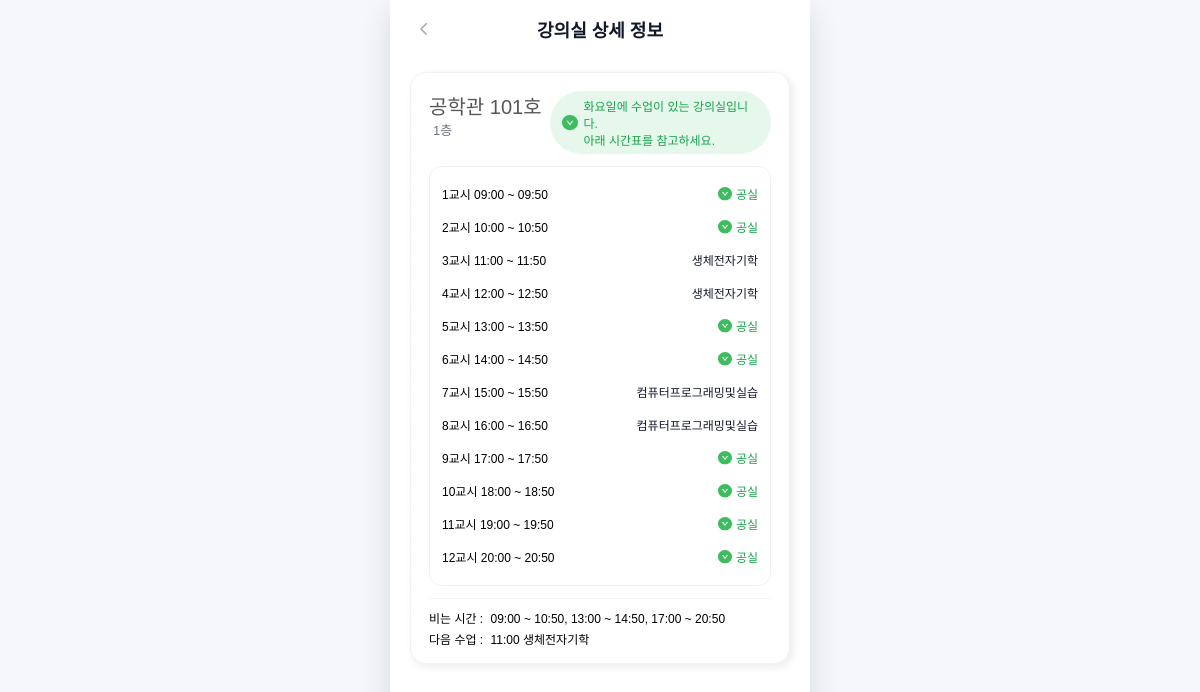
Screenshot of /detail?campus=H2&building=공학관&room=101&day=tue with the database file from the repository.
### tables this page shows
CREATE TABLE [lectures] (
   [major_code] TEXT,
   [gubun] TEXT,
   [subject] TEXT,
   [professor] TEXT,
   [time_raw] TEXT,
   [room_code] TEXT,
   [building_no] TEXT,
   [building_name] TEXT,
   [floor] INTEGER,
   [room_number] INTEGER,
   [schedules] TEXT,
   [major_name] TEXT,
   [major_name_en] TEXT,
   [campus] TEXT,
   [year] INTEGER,
   [semester] INTEGER
);

### app.py (the view, shortened to what this page needs)
@app.route("/detail")
def detail():
    campus       = (request.args.get("campus", "") or "").strip() or "H2"
    building_raw = (request.args.get("building", "") or "").strip()
    room_number  = (request.args.get("room", "") or "").strip()
    building_std = norm_building(building_raw)
    if not building_std or not room_number:
        abort(400, "building / room 파라미터가 필요합니다.")
    now = datetime.now()
    day_param = (request.args.get("day", "") or "").strip().lower()  # mon~fri
    weekday_idx = now.weekday()          # 월(0) ~ 일(6)
    weekday_map = {0: "mon", 1: "tue", 2: "wed", 3: "thu", 4: "fri"}
    if day_param in ("mon", "tue", "wed", "thu", "fri"):
        day = day_param
    else:
        day = weekday_map.get(weekday_idx, "")
    day_kr = DAY_MAP.get(day)  # "월", "화" ...
    conn        = get_db()
    cur         = conn.cursor()
    rental_conn = get_rental_db()
    rental_cur  = rental_conn.cursor()
    raw_names = {building_std}
    for original, std in BUILDING_ALIAS.items():
        if std == building_std:
            raw_names.add(original)
    placeholders = ",".join("?" for _ in raw_names)
    sql_room = f"""
        SELECT building_name, room_number, floor
        FROM lectures
        WHERE campus = ?
          AND room_number = ?
          AND building_name IN ({placeholders})
        LIMIT 1
    """
    params_room = [campus, room_number, *raw_names]
    row = cur.execute(sql_room, params_room).fetchone()
    if not row:
        conn.close()
        rental_conn.close()
        abort(404, "해당 강의실을 찾을 수 없습니다.")
    raw_bname = row["building_name"]
    floor     = row["floor"]
    bname     = norm_building(raw_bname)
    schedule_by_day = get_room_schedule(cur, campus, raw_bname, room_number)
    busy_today = schedule_by_day.get(day_kr, [])     # 예: [2,3,4,5,6]
    has_classes_today = bool(busy_today)
    if not has_classes_today:
        free_start = "09:00"
        free_end   = "18:00"
        is_free_now = True
    else:
        free_start = ""
        free_end   = ""
        is_free_now = False
    sql_lec = f"""
        SELECT subject, schedules
        FROM lectures
        WHERE campus = ?
          AND room_number = ?
          AND building_name IN ({placeholders})
    """
    rows_lec = cur.execute(sql_lec, [campus, room_number, *raw_names]).fetchall()
    lectures_today = {}  # {period(int): subject(str)}
    for r in rows_lec:
        subj = r["subject"] or ""
        s_json = r["schedules"]
        if not s_json:
            continue
        try:
            blocks = json.loads(s_json)
        except json.JSONDecodeError:
            continue
        for block in blocks:
            blk_day = block.get("day")
            periods = block.get("periods", [])
            if blk_day != day_kr:
                continue
            for p in periods:
                try:
                    p_int = int(p)
                except (TypeError, ValueError):
                    continue
                if p_int not in lectures_today:
                    lectures_today[p_int] = subj
    if not lectures_today:
        next_class_time = "오늘 수업 없음"
        next_class_name = ""
    else:
        first_p = min(lectures_today.keys())
        next_class_time = PERIOD_TIME.get(first_p, ("", ""))[0]
        next_class_name = lectures_today[first_p]
    today_str          = now.strftime("%Y-%m-%d")
    campus_rental_name = "글로벌캠퍼스" if campus == "H2" else "서울캠퍼스"
    sql_rental = """
        SELECT rental_time, is_reserved
        FROM rental_slots
        WHERE date = ?
          AND campus = ?
          AND building_name = ?
          AND classroom_id = ?
    """
    rental_rows = rental_cur.execute(
        sql_rental,
        [today_str, campus_rental_name, building_std, room_number]
    ).fetchall()
    is_rental_target = len(rental_rows) > 0
    any_reserved     = any(r["is_reserved"] for r in rental_rows)
    rental_limited = is_rental_target
    notice_text = "모든 수업이 종료된 이후에는 대여 신청이 필요한 강의실입니다." \
        if is_rental_target else ""
    if not has_classes_today:
        if is_rental_target:
            if any_reserved:
                status_text = f"{day_kr}요일 수업은 없으며,<br>대여 대상 강의실로 예약이 잡혀 있습니다."
            else:
                status_text = f"{day_kr}요일 수업은 없으며,<br>대여 대상 강의실입니다."
        else:
            status_text = f"{day_kr}요일 수업이 없는 강의실입니다."
    else:
        if is_rental_target:
            status_text = f"{day_kr}요일에 수업이 있는 대여 대상 강의실입니다.<br>아래 시간표를 참고하세요."
        else:
            status_text = f"{day_kr}요일에 수업이 있는 강의실입니다.<br>아래 시간표를 참고하세요."
    timetable = []
    for p in range(1, 13):
        start, end = PERIOD_TIME.get(p, ("", ""))
        subj = lectures_today.get(p, "")
        is_free = (p not in busy_today)
        row_data = {
            "period":  p,
            "start":   start,
            "end":     end,
            "title":   subj if not is_free else "",
            "is_free": is_free,
        }
        timetable.append(row_data)
        if not has_classes_today:
            free_time_text = "09:00 ~ 18:00"
        else:
            free_periods = [row["period"] for row in timetable if row["is_free"]]
            free_time_text = build_free_time_ranges(free_periods)
            if not free_time_text:
                free_time_text = "--"
    recommend_list = []
    sql_same_floor = f"""
        SELECT building_name, room_number, floor
        FROM lectures
        WHERE campus = ?
          AND floor = ?
          AND building_name IN ({placeholders})
        GROUP BY building_name, room_number, floor
        ORDER BY room_number
    """
    rows_same = cur.execute(sql_same_floor, [campus, floor, *raw_names]).fetchall()
    for rr in rows_same:
        rnum2 = str(rr["room_number"])
        if rnum2 == room_number:
            continue
    conn.close()
    rental_conn.close()
    room = {
        "id":              f"{bname}_{room_number}",
        "name":            f"{bname} {room_number}호",
        "floor":           f"{floor}층" if floor is not None else "",
        "rental_limited":  rental_limited,
        "status":          status_text,
        "is_free_now":     bool(is_free_now),
        "free_start":      free_start,
        "free_end":        free_end,
        "next_class_time": next_class_time,
        "next_class_name": next_class_name,
        "favorite":        False,
    }
    return render_template(
        "detail.html",
        room=room,
        timetable=timetable,
        notice_text=notice_text,
        recommendations=recommend_list,
        day=day,
        free_time_text=free_time_text,
    )

### app.py (called while the page is built)
def norm_building(name: str) -> str:
    if not name:
        return ""
    name = name.strip()
    return BUILDING_ALIAS.get(name, name)

def build_free_time_ranges(free_periods):
    if not free_periods:
        return ""
    free_periods = sorted(set(int(p) for p in free_periods))
    ranges = []
    start = free_periods[0]
    prev = start
    for p in free_periods[1:]:
        if p == prev + 1:
            prev = p
        else:
            ranges.append((start, prev))
            start = p
            prev = p
    ranges.append((start, prev))
    parts = []
    for s, e in ranges:
        st = PERIOD_TIME.get(s, ("", ""))[0]
        ed = PERIOD_TIME.get(e, ("", ""))[1]
        if st and ed:
            parts.append(f"{st} ~ {ed}")
    return ", ".join(parts)

def get_db():
    conn = sqlite3.connect("hufs_lectures.db")
    conn.row_factory = sqlite3.Row
    return conn

def get_rental_db():
    conn = sqlite3.connect("hufs_rental.db")
    conn.row_factory = sqlite3.Row
    return conn

### templates/detail.html (shortened to what this page needs)
<!doctype html>
<html lang="ko">
<head>
  <link rel="stylesheet"
        href="https://cdn.jsdelivr.net/gh/orioncactus/pretendard/dist/web/static/pretendard.css" />
  <link rel="stylesheet" href="{{ url_for('static', filename='detail.css') }}">
</head>
<body>
  <main class="app">
    <header class="top-detail">
      <button type="button" class="btn-back" onclick="history.back()">
        <img src="{{ url_for('static', filename='images/back.svg') }}"
             alt="뒤로가기" class="icon-back">
      </button>
      <h1 class="page-title">강의실 상세 정보</h1>
    </header>
    <section class="detail-content">
      <article class="room-detail-card">
        <header class="detail-header">
          <div class="detail-room-top">
            <div class="detail-room-name-line">
              <span class="detail-room-name">{{ room.name }}</span>
              {% if room.floor %}
                <span class="detail-room-floor">{{ room.floor }}</span>
              {% endif %}
            </div>
          </div>
          <div class="detail-status-pill">
            <img src="{{ url_for('static', filename='images/check.svg') }}"
                 alt=""
                 class="icon-check">
            <span>{{ room.status|safe }}</span>
          </div>
        </header>
        <section class="time-table">
          {% for row in timetable %}
          <div class="time-row {% if row.is_free %}time-row-free{% endif %}">
            <div class="time-col-left">
              {{ row.period }}교시 {{ row.start }} ~ {{ row.end }}
            </div>
            <div class="time-col-right">
              {% if row.is_free %}
                <img src="{{ url_for('static', filename='images/check.svg') }}"
                     alt=""
                     class="icon-check-small">
                <span class="text-free">공실</span>
              {% else %}
                {{ row.title }}
              {% endif %}
            </div>
          </div>
          {% endfor %}
        </section>
        <div class="detail-summary">
          <div class="summary-row">
            <span class="summary-label">비는 시간 :</span>
            <span class="summary-value">
              {{ free_time_text }}
            </span>
          </div>
          <div class="summary-row">
            <span class="summary-label">다음 수업 :</span>
            <span class="summary-value">
              {{ room.next_class_time }}
              {% if room.next_class_name %}
                {{ room.next_class_name }}
              {% endif %}
            </span>
          </div>
        </div>
      </article>
    </section>
  </main>
</body>
</html>

### static/detail.css (style rules this page uses)
:root { --brand:#145C95; --brand-dark:#003D6B; --accent:#034B95; --ink:#111827; --ink-sub:#6B7280; --line:#E5E7EB; --bg:#F5F7FA; --card:#FFFFFF; --shadow:0 12px 30px rgba(15,23,42,0.12); --room-border:rgba(2,44,87,0.06); --radius-lg: 16px; }
* { box-sizing:border-box }
html,body { height:100% }
body { margin:0; font-family:"Pretendard",sans-serif; background:var(--bg); color:var(--ink); }
.app { max-width:420px; min-height:100vh; margin:0 auto; background:white; box-shadow:var(--shadow); padding-bottom:32px; }
.top-detail { position:sticky; top:0; z-index:10; display:flex; align-items:center; justify-content:center; padding:16px 20px 14px; background:#FFFFFF; }
.page-title { margin:0; font-size:18px; font-weight:600; }
.btn-back { position:absolute; left:20px; padding:0; border:none; background:transparent; width:28px; height:28px; display:flex; align-items:center; justify-content:center; }
.icon-back { width:18px; height:18px; }
.detail-content { padding:16px 20px 32px; }
.room-detail-card { border-radius: var(--radius-lg); border: 1px solid var(--room-border); padding: 18px 18px 16px; background: linear-gradient( 180deg, rgba(255, 255, 255, 0.40) 0%, rgba(255, 255, 255, 0.60) 100% ); box-shadow: 3px 3px 8px rgba(0,0,0,0.08); }
.detail-header { display:flex; justify-content:space-between; align-items:flex-start; margin-bottom:12px; gap: 8px; }
.detail-room-name { font-size:20px; font-weight: 500; color: #575757; }
.detail-room-floor { margin-left:4px; font-size:13px; color:var(--ink-sub); }
.detail-status-pill { display:inline-flex; align-items:center; gap:6px; padding:6px 12px; border-radius:999px; background:#E6F7EC; color:#16A34A; font-size:12px; font-weight:500; }
.icon-check { width:16px; height:16px; }
.time-table { margin-top:8px; border-radius:12px; // background:#F9FAFB; padding:10px 12px 12px; border:1px solid #EEF2F7; }
.time-row { display:flex; justify-content:space-between; gap: 14px; padding: 8px 0; font-size:12px; font-weight: 300; }
.time-col-left { color:#000000; white-space:nowrap; font-weight:300; }
.time-col-right { flex:1; text-align:right; color:#111827; font-weight:300; }
.time-row-free .time-col-right { display:flex; align-items:center; justify-content:flex-end; gap:4px; }
.icon-check-small { width:14px; height:14px; }
.text-free { color:#16A34A; font-weight:500; }
.detail-summary { margin-top:12px; padding-top:10px; border-top:1px solid #F3F4F6; display:flex; flex-direction:column; gap:4px; }
.summary-row { font-size:12px; }
.summary-label { color:#000; margin-right:4px; font-weight: 300; font-size: 12px; }
.summary-value { color: #000; font-weight: 300; font-size: 12px; }
.detail-room-name { white-space: nowrap; display: flex; align-items: center; gap: 4px; }
.detail-room-floor { display: inline; }

### rows the page displays
lectures: period "3", start "11:00", end "11:50", title "생체전자기학", period "4", start "12:00", end "12:50", next_class_name "생체전자기학"
lectures: period "7", start "15:00", end "15:50", title "컴퓨터프로그래밍및실습", period "8", start "16:00", end "16:50"

### other values shown
{{ room.name }} "공학관 101호"
{{ room.floor }} "1층"
{{ room.status|safe }} "화요일에 수업이 있는 강의실입니다. 아래 시간표를 참고하세요."
{{ row.period }} "1" "2" "5" "6" "9" "10" "11" "12"
{{ row.start }} "09:00" "10:00" "13:00" "14:00" "17:00" "18:00" "19:00" "20:00"
{{ row.end }} "09:50" "10:50" "13:50" "14:50" "17:50" "18:50" "19:50" "20:50"
{{ free_time_text }} "09:00 ~ 10:50, 13:00 ~ 14:50, 17:00 ~ 20:50"
{{ room.next_class_time }} "11:00"
